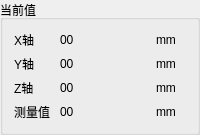
       <widget class="QGroupBox" name="groupBox1">
        <property name="title">
         <string>当前值</string>
        </property>
        <layout class="QVBoxLayout" name="verticalLayout_3">
         <item>
          <layout class="QHBoxLayout" name="horizontalLayout_8">
           <item>
            <widget class="QLabel" name="label_18">
             <property name="minimumSize">
              <size>
               <width>40</width>
               <height>0</height>
              </size>
             </property>
             <property name="maximumSize">
              <size>
               <width>40</width>
               <height>16777215</height>
              </size>
             </property>
             <property name="text">
              <string>X轴</string>
             </property>
            </widget>
           </item>
           <item>
            <widget class="QLabel" name="XCurrentVal">
             <property name="minimumSize">
              <size>
               <width>80</width>
               <height>0</height>
              </size>
             </property>
             <property name="text">
              <string>00</string>
             </property>
            </widget>
           </item>
           <item>
            <widget class="QLabel" name="label_16">
             <property name="minimumSize">
              <size>
               <width>30</width>
               <height>0</height>
              </size>
             </property>
             <property name="maximumSize">
              <size>
               <width>30</width>
               <height>16777215</height>
              </size>
             </property>
             <property name="text">
              <string>mm</string>
             </property>
            </widget>
           </item>
          </layout>
         </item>
         <item>
          <layout class="QHBoxLayout" name="horizontalLayout_9">
           <item>
            <widget class="QLabel" name="label_19">
             <property name="minimumSize">
              <size>
               <width>40</width>
               <height>0</height>
              </size>
             </property>
             <property name="maximumSize">
              <size>
               <width>40</width>
               <height>16777215</height>
              </size>
             </property>
             <property name="text">
              <string>Y轴</string>
             </property>
            </widget>
           </item>
           <item>
            <widget class="QLabel" name="YCurrentVal">
             <property name="minimumSize">
              <size>
               <width>80</width>
               <height>0</height>
              </size>
             </property>
             <property name="text">
              <string>00</string>
             </property>
            </widget>
           </item>
           <item>
            <widget class="QLabel" name="label_21">
             <property name="minimumSize">
              <size>
               <width>30</width>
               <height>0</height>
              </size>
             </property>
             <property name="maximumSize">
              <size>
               <width>30</width>
               <height>16777215</height>
              </size>
             </property>
             <property name="text">
              <string>mm</string>
             </property>
            </widget>
           </item>
          </layout>
         </item>
         <item>
          <layout class="QHBoxLayout" name="horizontalLayout_10">
           <item>
            <widget class="QLabel" name="label_22">
             <property name="minimumSize">
              <size>
               <width>40</width>
               <height>0</height>
              </size>
             </property>
             <property name="maximumSize">
              <size>
               <width>40</width>
               <height>16777215</height>
              </size>
             </property>
             <property name="text">
              <string>Z轴</string>
             </property>
            </widget>
           </item>
           <item>
            <widget class="QLabel" name="ZCurrentVal">
             <property name="minimumSize">
              <size>
               <width>80</width>
               <height>0</height>
              </size>
             </property>
             <property name="text">
              <string>00</string>
             </property>
            </widget>
           </item>
           <item>
            <widget class="QLabel" name="label_24">
             <property name="minimumSize">
              <size>
               <width>30</width>
               <height>0</height>
              </size>
             </property>
             <property name="maximumSize">
              <size>
               <width>30</width>
               <height>16777215</height>
              </size>
             </property>
             <property name="text">
              <string>mm</string>
             </property>
            </widget>
           </item>
          </layout>
         </item>
         <item>
          <layout class="QHBoxLayout" name="horizontalLayout_11">
           <item>
            <widget class="QLabel" name="label_25">
             <property name="minimumSize">
              <size>
               <width>40</width>
               <height>0</height>
              </size>
             </property>
             <property name="maximumSize">
              <size>
               <width>40</width>
               <height>16777215</height>
              </size>
             </property>
             <property name="text">
              <string>测量值</string>
             </property>
            </widget>
           </item>
           <item>
            <widget class="QLabel" name="MeasureCurrentVal">
             <property name="minimumSize">
              <size>
               <width>80</width>
               <height>0</height>
              </size>
             </property>
             <property name="text">
              <string>00</string>
             </property>
            </widget>
           </item>
           <item>
            <widget class="QLabel" name="label_27">
             <property name="minimumSize">
              <size>
               <width>30</width>
               <height>0</height>
              </size>
             </property>
             <property name="maximumSize">
              <size>
               <width>30</width>
               <height>16777215</height>
              </size>
             </property>
             <property name="text">
              <string>mm</string>
             </property>
            </widget>
           </item>
          </layout>
         </item>
        </layout>
       </widget>
